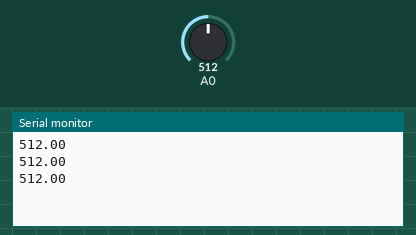
Recording of a sketch running on a simulated Arduino Uno, built with avr-gcc and run on an emulated ATmega328P. Parts: the last lines printed to the serial monitor. The inputs (shaded band) are chosen by the test bench; at power-on: A0 = 512.

Above: at 1.8 s.
1.9 s: A0 set to 716
At 2.4 s:
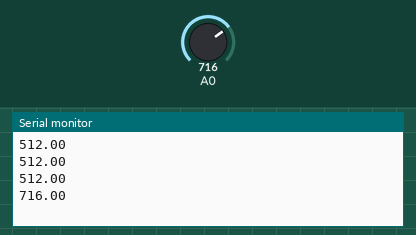
3.4 s: A0 set to 900
At 3.9 s:
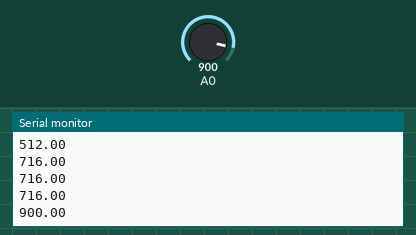
Timing chart, 0 to 6.4 s (numbered marks = the images above; inputs shaded):
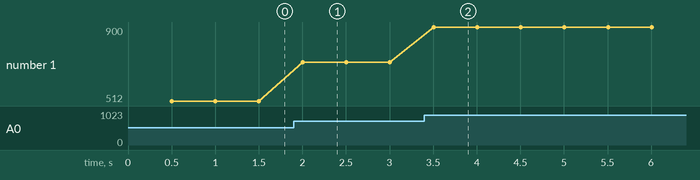

Measured:
- after the input at 1.9 s, the serial monitor: prints a new line after 0.10 s (image 1)
- after the input at 3.4 s, the serial monitor: prints a new line after 0.10 s (image 2)
- plotted number 1: 512 → 716 after the input at 1.9 s, 716 → 900 after the input at 3.4 s

The sketch:

script_1004_LDR_op_esp8266.ino
```cpp
void setup() {
  Serial.begin(9600);
}
void loop() {
  delay(500);
  float ldrWaarde = analogRead(A0);
  Serial.println(ldrWaarde);
}
```
